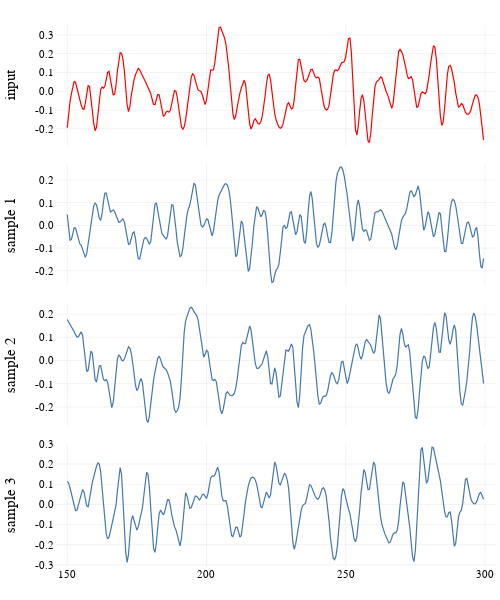

The code cell stored with this chart in its notebook:
### Markdown cell above
Analyze noise sample and derive noise model:

### Code cell
noisemodel = fit_noise(noisesample)

plot(noisesample, noisemodel)

### Figure 1 — Plotly figure (JSON) as saved in the notebook; plotly's stock layout.template omitted (floating-point values rounded to 4 significant figures; data arrays with more than 128 entries replaced by an {"elided": "..."} marker saying what was removed)
{"data": [{"colorbar": {"title": {"text": ""}}, "legendgroup": "", "line": {"color": "rgba(255, 0, 0, 1.000)", "dash": "solid", "shape": "linear", "width": 1.2}, "mode": "lines", "name": "", "showlegend": false, "type": "scatter", "x": {"elided": "300 float values"}, "xaxis": "x", "y": {"elided": "300 float values"}, "yaxis": "y", "zmax": null, "zmin": null}, {"colorbar": {"title": {"text": ""}}, "legendgroup": "", "line": {"color": "rgba(68, 119, 170, 1.000)", "dash": "solid", "shape": "linear", "width": 1.2}, "mode": "lines", "name": "", "showlegend": false, "type": "scatter", "x": {"elided": "300 float values"}, "xaxis": "x", "y": {"elided": "300 float values"}, "yaxis": "y2", "zmax": null, "zmin": null}, {"colorbar": {"title": {"text": ""}}, "legendgroup": "", "line": {"color": "rgba(68, 119, 170, 1.000)", "dash": "solid", "shape": "linear", "width": 1.2}, "mode": "lines", "name": "", "showlegend": false, "type": "scatter", "x": {"elided": "300 float values"}, "xaxis": "x", "y": {"elided": "300 float values"}, "yaxis": "y3", "zmax": null, "zmin": null}, {"colorbar": {"title": {"text": ""}}, "legendgroup": "", "line": {"color": "rgba(68, 119, 170, 1.000)", "dash": "solid", "shape": "linear", "width": 1.2}, "mode": "lines", "name": "", "showlegend": false, "type": "scatter", "x": {"elided": "300 float values"}, "xaxis": "x", "y": {"elided": "300 float values"}, "yaxis": "y4", "zmax": null, "zmin": null}], "layout": {"annotations": [], "height": 600, "margin": {"b": 20, "l": 0, "r": 0, "t": 20}, "paper_bgcolor": "rgba(255, 255, 255, 1.000)", "plot_bgcolor": "rgba(255, 255, 255, 1.000)", "showlegend": false, "width": 500, "xaxis": {"anchor": "y4", "domain": [0.1095, 0.9921], "gridcolor": "rgba(34, 34, 85, 0.100)", "gridwidth": 0.5, "linecolor": "rgba(0, 0, 0, 1)", "mirror": false, "range": [145.5, 304.0], "showgrid": true, "showline": false, "showticklabels": true, "tickangle": 0, "tickcolor": "rgba(0, 0, 0, 0)", "tickfont": {"color": "rgba(0, 0, 0, 1)", "family": "sans-serif", "size": 11}, "tickmode": "array", "ticks": "inside", "ticktext": ["150", "200", "250", "300"], "tickvals": [150, 200, 250, 300], "title": {"font": {"color": "rgba(0, 0, 0, 1)", "family": "sans-serif", "size": 15}, "text": ""}, "type": "linear", "visible": true, "zeroline": false, "zerolinecolor": "rgba(0, 0, 0, 1)"}, "yaxis": {"anchor": "x", "domain": [0.7751, 0.9934], "gridcolor": "rgba(34, 34, 85, 0.100)", "gridwidth": 0.5, "linecolor": "rgba(0, 0, 0, 1)", "mirror": false, "range": [-0.2914, 0.3595], "showgrid": true, "showline": false, "showticklabels": true, "tickangle": 0, "tickcolor": "rgba(0, 0, 0, 0)", "tickfont": {"color": "rgba(0, 0, 0, 1)", "family": "sans-serif", "size": 11}, "tickmode": "array", "ticks": "inside", "ticktext": ["-0.2", "-0.1", "0.0", "0.1", "0.2", "0.3"], "tickvals": [-0.2, -0.1, 0, 0.1, 0.2, 0.3], "title": {"font": {"color": "rgba(0, 0, 0, 1)", "family": "sans-serif", "size": 15}, "text": "input"}, "type": "linear", "visible": true, "zeroline": false, "zerolinecolor": "rgba(0, 0, 0, 1)"}, "yaxis2": {"anchor": "x", "domain": [0.5251, 0.7434], "gridcolor": "rgba(34, 34, 85, 0.100)", "gridwidth": 0.5, "linecolor": "rgba(0, 0, 0, 1)", "mirror": false, "range": [-0.2669, 0.2717], "showgrid": true, "showline": false, "showticklabels": true, "tickangle": 0, "tickcolor": "rgba(0, 0, 0, 0)", "tickfont": {"color": "rgba(0, 0, 0, 1)", "family": "sans-serif", "size": 11}, "tickmode": "array", "ticks": "inside", "ticktext": ["-0.2", "-0.1", "0.0", "0.1", "0.2"], "tickvals": [-0.2, -0.1, 0, 0.1, 0.2], "title": {"font": {"color": "rgba(0, 0, 0, 1)", "family": "sans-serif", "size": 15}, "text": "sample 1"}, "type": "linear", "visible": true, "zeroline": false, "zerolinecolor": "rgba(0, 0, 0, 1)"}, "yaxis3": {"anchor": "x", "domain": [0.2751, 0.4934], "gridcolor": "rgba(34, 34, 85, 0.100)", "gridwidth": 0.5, "linecolor": "rgba(0, 0, 0, 1)", "mirror": false, "range": [-0.2821, 0.2448], "showgrid": true, "showline": false, "showticklabels": true, "tickangle": 0, "tickcolor": "rgba(0, 0, 0, 0)", "tickfont": {"color": "rgba(0, 0, 0, 1)", "family": "sans-serif", "size": 11}, "tickmode": "array", "ticks": "inside", "ticktext": ["-0.2", "-0.1", "0.0", "0.1", "0.2"], "tickvals": [-0.2, -0.1, 0, 0.1, 0.2], "title": {"font": {"color": "rgba(0, 0, 0, 1)", "family": "sans-serif", "size": 15}, "text": "sample 2"}, "type": "linear", "visible": true, "zeroline": false, "zerolinecolor": "rgba(0, 0, 0, 1)"}, "yaxis4": {"anchor": "x", "domain": [0.02508, 0.2434], "gridcolor": "rgba(34, 34, 85, 0.100)", "gridwidth": 0.5, "linecolor": "rgba(0, 0, 0, 1)", "mirror": false, "range": [-0.3055, 0.3012], "showgrid": true, "showline": false, "showticklabels": true, "tickangle": 0, "tickcolor": "rgba(0, 0, 0, 0)", "tickfont": {"color": "rgba(0, 0, 0, 1)", "family": "sans-serif", "size": 11}, "tickmode": "array", "ticks": "inside", "ticktext": ["-0.3", "-0.2", "-0.1", "0.0", "0.1", "0.2", "0.3"], "tickvals": [-0.3, -0.2, -0.1, 0, 0.1, 0.2, 0.3], "title": {"font": {"color": "rgba(0, 0, 0, 1)", "family": "sans-serif", "size": 15}, "text": "sample 3"}, "type": "linear", "visible": true, "zeroline": false, "zerolinecolor": "rgba(0, 0, 0, 1)"}}}
